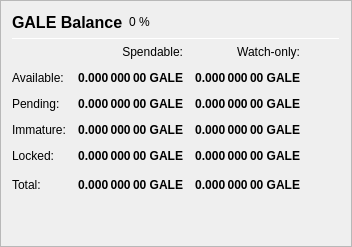
                   <widget class="QFrame" name="frame_Balances">
                    <property name="frameShape">
                     <enum>QFrame::StyledPanel</enum>
                    </property>
                    <property name="frameShadow">
                     <enum>QFrame::Raised</enum>
                    </property>
                    <layout class="QVBoxLayout" name="verticalLayout_4">
                     <item>
                      <layout class="QHBoxLayout" name="horizontalLayout_4">
                       <item>
                        <widget class="QLabel" name="label_5">
                         <property name="minimumSize">
                          <size>
                           <width>0</width>
                           <height>20</height>
                          </size>
                         </property>
                         <property name="font">
                          <font>
                           <pointsize>12</pointsize>
                           <weight>75</weight>
                           <bold>true</bold>
                          </font>
                         </property>
                         <property name="text">
                          <string>GALE Balance</string>
                         </property>
                        </widget>
                       </item>
                       <item>
                        <widget class="QLabel" name="labelGALEPercent">
                         <property name="text">
                          <string notr="true">0 %</string>
                         </property>
                        </widget>
                       </item>
                       <item>
                        <spacer name="horizontalSpacer_3">
                         <property name="orientation">
                          <enum>Qt::Horizontal</enum>
                         </property>
                         <property name="sizeHint" stdset="0">
                          <size>
                           <width>40</width>
                           <height>20</height>
                          </size>
                         </property>
                        </spacer>
                       </item>
                      </layout>
                     </item>
                     <item>
                      <widget class="Line" name="line_Balance">
                       <property name="minimumSize">
                        <size>
                         <width>0</width>
                         <height>1</height>
                        </size>
                       </property>
                       <property name="maximumSize">
                        <size>
                         <width>16777215</width>
                         <height>1</height>
                        </size>
                       </property>
                       <property name="orientation">
                        <enum>Qt::Horizontal</enum>
                       </property>
                      </widget>
                     </item>
                     <item>
                      <layout class="QGridLayout" name="gridLayout">
                       <property name="spacing">
                        <number>12</number>
                       </property>
                       <item row="0" column="1">
                        <widget class="QLabel" name="labelSpendable">
                         <property name="text">
                          <string>Spendable:</string>
                         </property>
                         <property name="alignment">
                          <set>Qt::AlignRight|Qt::AlignTrailing|Qt::AlignVCenter</set>
                         </property>
                        </widget>
                       </item>
                       <item row="0" column="2">
                        <widget class="QLabel" name="labelWatchonly">
                         <property name="text">
                          <string>Watch-only:</string>
                         </property>
                         <property name="alignment">
                          <set>Qt::AlignRight|Qt::AlignTrailing|Qt::AlignVCenter</set>
                         </property>
                        </widget>
                       </item>
                       <item row="1" column="0">
                        <widget class="QLabel" name="labelBalanceText">
                         <property name="text">
                          <string>Available:</string>
                         </property>
                        </widget>
                       </item>
                       <item row="1" column="1">
                        <widget class="QLabel" name="labelBalance">
                         <property name="font">
                          <font>
                           <weight>75</weight>
                           <bold>true</bold>
                          </font>
                         </property>
                         <property name="cursor">
                          <cursorShape>IBeamCursor</cursorShape>
                         </property>
                         <property name="toolTip">
                          <string>Your current spendable balance</string>
                         </property>
                         <property name="text">
                          <string notr="true">0.000 000 00 GALE</string>
                         </property>
                         <property name="alignment">
                          <set>Qt::AlignRight|Qt::AlignTrailing|Qt::AlignVCenter</set>
                         </property>
                         <property name="textInteractionFlags">
                          <set>Qt::LinksAccessibleByMouse|Qt::TextSelectableByKeyboard|Qt::TextSelectableByMouse</set>
                         </property>
                        </widget>
                       </item>
                       <item row="1" column="2">
                        <widget class="QLabel" name="labelWatchAvailable">
                         <property name="font">
                          <font>
                           <weight>75</weight>
                           <bold>true</bold>
                          </font>
                         </property>
                         <property name="cursor">
                          <cursorShape>IBeamCursor</cursorShape>
                         </property>
                         <property name="toolTip">
                          <string>Your current balance in watch-only addresses</string>
                         </property>
                         <property name="text">
                          <string notr="true">0.000 000 00 GALE</string>
                         </property>
                         <property name="alignment">
                          <set>Qt::AlignRight|Qt::AlignTrailing|Qt::AlignVCenter</set>
                         </property>
                         <property name="textInteractionFlags">
                          <set>Qt::LinksAccessibleByMouse|Qt::TextSelectableByKeyboard|Qt::TextSelectableByMouse</set>
                         </property>
                        </widget>
                       </item>
                       <item row="2" column="0">
                        <widget class="QLabel" name="labelPendingText">
                         <property name="text">
                          <string>Pending:</string>
                         </property>
                        </widget>
                       </item>
                       <item row="2" column="1">
                        <widget class="QLabel" name="labelUnconfirmed">
                         <property name="font">
                          <font>
                           <weight>75</weight>
                           <bold>true</bold>
                          </font>
                         </property>
                         <property name="cursor">
                          <cursorShape>IBeamCursor</cursorShape>
                         </property>
                         <property name="toolTip">
                          <string>Total of transactions that have yet to be confirmed, and do not yet count toward the spendable balance</string>
                         </property>
                         <property name="text">
                          <string notr="true">0.000 000 00 GALE</string>
                         </property>
                         <property name="alignment">
                          <set>Qt::AlignRight|Qt::AlignTrailing|Qt::AlignVCenter</set>
                         </property>
                         <property name="textInteractionFlags">
                          <set>Qt::LinksAccessibleByMouse|Qt::TextSelectableByKeyboard|Qt::TextSelectableByMouse</set>
                         </property>
                        </widget>
                       </item>
                       <item row="2" column="2">
                        <widget class="QLabel" name="labelWatchPending">
                         <property name="font">
                          <font>
                           <weight>75</weight>
                           <bold>true</bold>
                          </font>
                         </property>
                         <property name="cursor">
                          <cursorShape>IBeamCursor</cursorShape>
                         </property>
                         <property name="toolTip">
                          <string>Unconfirmed transactions to watch-only addresses</string>
                         </property>
                         <property name="text">
                          <string notr="true">0.000 000 00 GALE</string>
                         </property>
                         <property name="alignment">
                          <set>Qt::AlignRight|Qt::AlignTrailing|Qt::AlignVCenter</set>
                         </property>
                         <property name="textInteractionFlags">
                          <set>Qt::LinksAccessibleByMouse|Qt::TextSelectableByKeyboard|Qt::TextSelectableByMouse</set>
                         </property>
                        </widget>
                       </item>
                       <item row="3" column="0">
                        <widget class="QLabel" name="labelImmatureText">
                         <property name="text">
                          <string>Immature:</string>
                         </property>
                        </widget>
                       </item>
                       <item row="3" column="1">
                        <widget class="QLabel" name="labelImmature">
                         <property name="font">
                          <font>
                           <weight>75</weight>
                           <bold>true</bold>
                          </font>
                         </property>
                         <property name="cursor">
                          <cursorShape>IBeamCursor</cursorShape>
                         </property>
                         <property name="toolTip">
                          <string>Staked or masternode rewards that has not yet matured</string>
                         </property>
                         <property name="text">
                          <string notr="true">0.000 000 00 GALE</string>
                         </property>
                         <property name="alignment">
                          <set>Qt::AlignRight|Qt::AlignTrailing|Qt::AlignVCenter</set>
                         </property>
                         <property name="textInteractionFlags">
                          <set>Qt::LinksAccessibleByMouse|Qt::TextSelectableByKeyboard|Qt::TextSelectableByMouse</set>
                         </property>
                        </widget>
                       </item>
                       <item row="3" column="2">
                        <widget class="QLabel" name="labelWatchImmature">
                         <property name="font">
                          <font>
                           <weight>75</weight>
                           <bold>true</bold>
                          </font>
                         </property>
                         <property name="cursor">
                          <cursorShape>IBeamCursor</cursorShape>
                         </property>
                         <property name="toolTip">
                          <string>Staked or masternode rewards in watch-only addresses that has not yet matured</string>
                         </property>
                         <property name="text">
                          <string notr="true">0.000 000 00 GALE</string>
                         </property>
                         <property name="alignment">
                          <set>Qt::AlignRight|Qt::AlignTrailing|Qt::AlignVCenter</set>
                         </property>
                         <property name="textInteractionFlags">
                          <set>Qt::LinksAccessibleByMouse|Qt::TextSelectableByKeyboard|Qt::TextSelectableByMouse</set>
                         </property>
                        </widget>
                       </item>
                       <item row="4" column="0">
                        <widget class="QLabel" name="labelLockedBalanceText">
                         <property name="toolTip">
                          <string>Locked GALE or Masternode collaterals. These are excluded from zGALE minting.</string>
                         </property>
                         <property name="text">
                          <string>Locked:</string>
                         </property>
                        </widget>
                       </item>
                       <item row="4" column="1">
                        <widget class="QLabel" name="labelLockedBalance">
                         <property name="font">
                          <font>
                           <weight>75</weight>
                           <bold>true</bold>
                          </font>
                         </property>
                         <property name="cursor">
                          <cursorShape>IBeamCursor</cursorShape>
                         </property>
                         <property name="toolTip">
                          <string>Locked GALE or Masternode collaterals. These are excluded from zGALE minting.</string>
                         </property>
                         <property name="text">
                          <string notr="true">0.000 000 00 GALE</string>
                         </property>
                         <property name="alignment">
                          <set>Qt::AlignRight|Qt::AlignTrailing|Qt::AlignVCenter</set>
                         </property>
                         <property name="textInteractionFlags">
                          <set>Qt::LinksAccessibleByMouse|Qt::TextSelectableByKeyboard|Qt::TextSelectableByMouse</set>
                         </property>
                        </widget>
                       </item>
                       <item row="4" column="2">
                        <widget class="QLabel" name="labelWatchLocked">
                         <property name="font">
                          <font>
                           <weight>75</weight>
                           <bold>true</bold>
                          </font>
                         </property>
                         <property name="cursor">
                          <cursorShape>IBeamCursor</cursorShape>
                         </property>
                         <property name="toolTip">
                          <string>Current locked balance in watch-only addresses</string>
                         </property>
                         <property name="text">
                          <string notr="true">0.000 000 00 GALE</string>
                         </property>
                         <property name="alignment">
                          <set>Qt::AlignRight|Qt::AlignTrailing|Qt::AlignVCenter</set>
                         </property>
                         <property name="textInteractionFlags">
                          <set>Qt::LinksAccessibleByMouse|Qt::TextSelectableByKeyboard|Qt::TextSelectableByMouse</set>
                         </property>
                        </widget>
                       </item>
                       <item row="5" column="0">
                        <widget class="QLabel" name="labelTotalText">
                         <property name="toolTip">
                          <string>Your current Galleoncoin balance, unconfirmed and immature transactions included</string>
                         </property>
                         <property name="text">
                          <string>Total:</string>
                         </property>
                        </widget>
                       </item>
                       <item row="5" column="1">
                        <widget class="QLabel" name="labelTotal">
                         <property name="font">
                          <font>
                           <weight>75</weight>
                           <bold>true</bold>
                          </font>
                         </property>
                         <property name="cursor">
                          <cursorShape>IBeamCursor</cursorShape>
                         </property>
                         <property name="toolTip">
                          <string>Your current Galleoncoin balance, unconfirmed and immature transactions included</string>
                         </property>
                         <property name="text">
                          <string notr="true">0.000 000 00 GALE</string>
                         </property>
                         <property name="alignment">
                          <set>Qt::AlignRight|Qt::AlignTrailing|Qt::AlignVCenter</set>
                         </property>
                         <property name="textInteractionFlags">
                          <set>Qt::LinksAccessibleByMouse|Qt::TextSelectableByKeyboard|Qt::TextSelectableByMouse</set>
                         </property>
                        </widget>
                       </item>
                       <item row="5" column="2">
                        <widget class="QLabel" name="labelWatchTotal">
                         <property name="font">
                          <font>
                           <weight>75</weight>
                           <bold>true</bold>
                          </font>
                         </property>
                         <property name="cursor">
                          <cursorShape>IBeamCursor</cursorShape>
                         </property>
                         <property name="toolTip">
                          <string>Current total balance in watch-only addresses</string>
                         </property>
                         <property name="text">
                          <string notr="true">0.000 000 00 GALE</string>
                         </property>
                         <property name="alignment">
                          <set>Qt::AlignRight|Qt::AlignTrailing|Qt::AlignVCenter</set>
                         </property>
                         <property name="textInteractionFlags">
                          <set>Qt::LinksAccessibleByMouse|Qt::TextSelectableByKeyboard|Qt::TextSelectableByMouse</set>
                         </property>
                        </widget>
                       </item>
                       <item row="5" column="3">
                        <spacer name="horizontalSpacer_9">
                         <property name="orientation">
                          <enum>Qt::Horizontal</enum>
                         </property>
                         <property name="sizeHint" stdset="0">
                          <size>
                           <width>40</width>
                           <height>20</height>
                          </size>
                         </property>
                        </spacer>
                       </item>
                      </layout>
                     </item>
                     <item>
                      <spacer name="verticalSpacer_3">
                       <property name="orientation">
                        <enum>Qt::Vertical</enum>
                       </property>
                       <property name="sizeHint" stdset="0">
                        <size>
                         <width>20</width>
                         <height>40</height>
                        </size>
                       </property>
                      </spacer>
                     </item>
                    </layout>
                   </widget>
